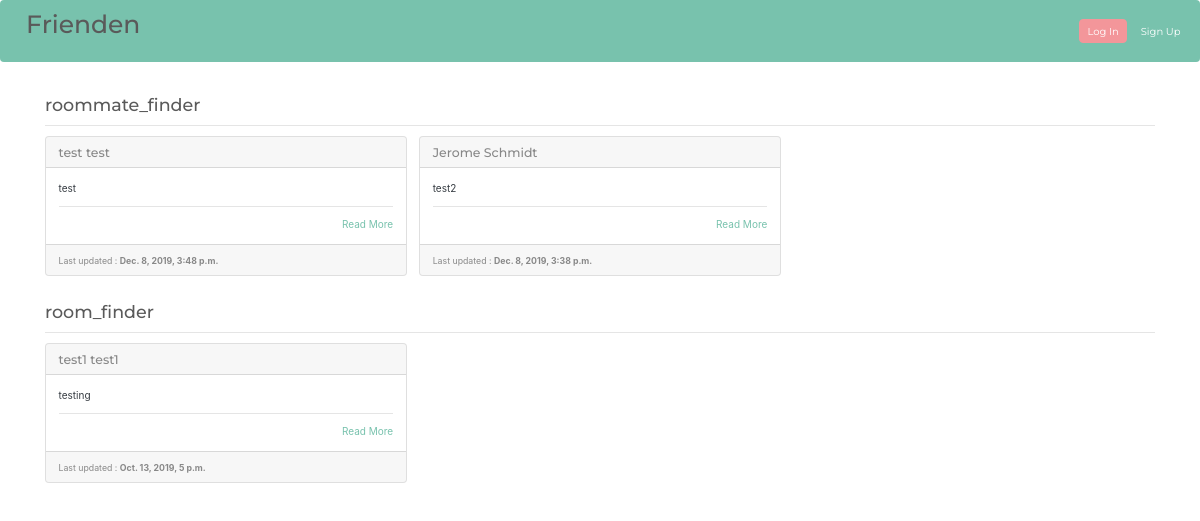
The page / on the database its author committed.
### roommate_finder/models.py (models this page shows, shortened)
class Person(models.Model):
    first_name = models.CharField(max_length=30)
    last_name = models.CharField(max_length=30)
    Bio = models.CharField(max_length=500)
    slug = models.CharField(max_length=600, blank=True, editable=False,
                            help_text="Unique URL path to access this page. Generated by the system.")
    bool = (
        ('F', 'False'),
        ('T', 'True'),
    )
    Have_room_available = models.CharField(max_length=1, choices=bool)
    min_rent = models.IntegerField()
    max_rent = models.IntegerField()
    contact_info = models.CharField(max_length=100, default="")
    pub_date = models.DateTimeField('date published')

### roommate_finder/views.py (the view)
# urls.py: path('', PersonListView.as_view(), name='person-list-page'),
class PersonListView(ListView):
    model = Person
    def get(self, request):
        people = self.get_queryset().all().order_by('-pub_date')
        return render(request, 'list.html', {
          'people': people
        })

### roommate_finder/templates/list.html
{% extends "base.html" %}
{% block content %}
  <h3>roommate_finder </h3>
  <hr>
  {% if people %}
    <div class="card-columns">
    {% for person in people %}
      {% if person.Have_room_available == "F" %}
          {% include "partials/card.html" %}
      {% endif %}
    {% endfor %}
    </div>
  {% else %}
    <div class="alert alert-primary" role="alert">No people to display.</div>
  {% endif %}
  <br>
  <h3>room_finder {% if people %}{% endif %}</h3>
  <hr>
  {% if people %}
    <div class="card-columns">
      {% for person in people %}
          {% if person.Have_room_available == "T" %}
              {% include "partials/card.html" %}
          {% endif %}
      {% endfor %}
    </div>
  {% else %}
    <div class="alert alert-primary" role="alert">No people to display.</div>
  {% endif %}
{% endblock %}

### roommate_finder/templates/partials/card.html
<div class="card mb-3">
  <h5 class="card-header ">{{ person.first_name }} {{ person.last_name }}</h5>
  <div class="card-body border-dark">
    <p class="card-text text-dark">
      {{ person.Bio|truncatewords_html:30 }}
      <hr>
      <div class="text-right"><a href="{% url 'person-details-page' person.slug %}" title="Read More">Read More</a></div>
  </div>
  <div class="card-footer">
    <small class="text-muted">Last updated {{ person.modified|date:"SHORT_DATETIME_FORMAT" }}: <b>{{ person.pub_date }}</b></small>
  </div>
</div>

### rows shown on the page
Person: first_name "test", last_name "test", Bio "test", pub_date "Dec. 8, 2019, 3:48 p.m."
Person: first_name "Jerome", last_name "Schmidt", Bio "test2", pub_date "Dec. 8, 2019, 3:38 p.m."
Person: first_name "test1", last_name "test1", Bio "testing", pub_date "Oct. 13, 2019, 5 p.m."
